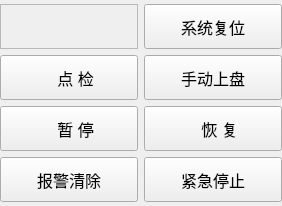
<?xml version="1.0" encoding="UTF-8"?>
<ui version="4.0">
 <class>WidgetBtnPanel</class>
 <widget class="QWidget" name="WidgetBtnPanel">
  <property name="geometry">
   <rect>
    <x>0</x>
    <y>0</y>
    <width>282</width>
    <height>206</height>
   </rect>
  </property>
  <property name="windowTitle">
   <string>Form</string>
  </property>
  <layout class="QVBoxLayout" name="verticalLayout_2">
   <property name="leftMargin">
    <number>0</number>
   </property>
   <property name="topMargin">
    <number>0</number>
   </property>
   <property name="rightMargin">
    <number>0</number>
   </property>
   <property name="bottomMargin">
    <number>0</number>
   </property>
   <item>
    <widget class="QFrame" name="frameDevice">
     <property name="sizePolicy">
      <sizepolicy hsizetype="Preferred" vsizetype="Fixed">
       <horstretch>0</horstretch>
       <verstretch>0</verstretch>
      </sizepolicy>
     </property>
     <property name="maximumSize">
      <size>
       <width>16777215</width>
       <height>16777215</height>
      </size>
     </property>
     <property name="font">
      <font>
       <family>楷体</family>
       <weight>75</weight>
       <italic>false</italic>
       <bold>true</bold>
      </font>
     </property>
     <property name="styleSheet">
      <string notr="true">QFrame#frameDevice{border:none}</string>
     </property>
     <layout class="QVBoxLayout" name="verticalLayout">
      <property name="leftMargin">
       <number>0</number>
      </property>
      <property name="topMargin">
       <number>0</number>
      </property>
      <property name="rightMargin">
       <number>0</number>
      </property>
      <property name="bottomMargin">
       <number>0</number>
      </property>
      <item>
       <layout class="QHBoxLayout" name="horizontalLayout">
        <item>
         <widget class="QFrame" name="frameAutoModel">
          <property name="sizePolicy">
           <sizepolicy hsizetype="Preferred" vsizetype="Preferred">
            <horstretch>0</horstretch>
            <verstretch>0</verstretch>
           </sizepolicy>
          </property>
          <property name="minimumSize">
           <size>
            <width>0</width>
            <height>45</height>
           </size>
          </property>
          <property name="maximumSize">
           <size>
            <width>16777215</width>
            <height>16777215</height>
           </size>
          </property>
          <property name="frameShape">
           <enum>QFrame::StyledPanel</enum>
          </property>
          <property name="frameShadow">
           <enum>QFrame::Raised</enum>
          </property>
          <layout class="QVBoxLayout" name="verticalLayout_14">
           <property name="spacing">
            <number>0</number>
           </property>
           <property name="leftMargin">
            <number>0</number>
           </property>
           <property name="topMargin">
            <number>0</number>
           </property>
           <property name="rightMargin">
            <number>0</number>
           </property>
           <property name="bottomMargin">
            <number>0</number>
           </property>
          </layout>
         </widget>
        </item>
        <item>
         <widget class="QPushButton" name="btnReset">
          <property name="minimumSize">
           <size>
            <width>0</width>
            <height>45</height>
           </size>
          </property>
          <property name="font">
           <font>
            <pointsize>12</pointsize>
           </font>
          </property>
          <property name="text">
           <string>系统复位</string>
          </property>
          <property name="icon">
           <iconset resource="resource/qss.qrc">
            <normaloff>:/icon/reset.png</normaloff>:/icon/reset.png</iconset>
          </property>
          <property name="iconSize">
           <size>
            <width>30</width>
            <height>30</height>
           </size>
          </property>
         </widget>
        </item>
       </layout>
      </item>
      <item>
       <layout class="QHBoxLayout" name="horizontalLayout_23">
        <item>
         <widget class="QPushButton" name="btnSpotCheck">
          <property name="minimumSize">
           <size>
            <width>0</width>
            <height>45</height>
           </size>
          </property>
          <property name="font">
           <font>
            <pointsize>12</pointsize>
           </font>
          </property>
          <property name="text">
           <string>   点 检</string>
          </property>
          <property name="icon">
           <iconset resource="resource/qss.qrc">
            <normaloff>:/icon/start.png</normaloff>:/icon/start.png</iconset>
          </property>
          <property name="iconSize">
           <size>
            <width>30</width>
            <height>30</height>
           </size>
          </property>
         </widget>
        </item>
        <item>
         <widget class="QPushButton" name="btnClear">
          <property name="minimumSize">
           <size>
            <width>0</width>
            <height>45</height>
           </size>
          </property>
          <property name="font">
           <font>
            <pointsize>12</pointsize>
           </font>
          </property>
          <property name="text">
           <string>手动上盘</string>
          </property>
          <property name="icon">
           <iconset resource="resource/qss.qrc">
            <normaloff>:/icon/delete.png</normaloff>:/icon/delete.png</iconset>
          </property>
          <property name="iconSize">
           <size>
            <width>32</width>
            <height>32</height>
           </size>
          </property>
         </widget>
        </item>
       </layout>
      </item>
      <item>
       <layout class="QHBoxLayout" name="horizontalLayout_2">
        <item>
         <widget class="QPushButton" name="btnAutoPause">
          <property name="minimumSize">
           <size>
            <width>0</width>
            <height>45</height>
           </size>
          </property>
          <property name="font">
           <font>
            <pointsize>12</pointsize>
           </font>
          </property>
          <property name="text">
           <string>   暂 停</string>
          </property>
          <property name="icon">
           <iconset resource="resource/qss.qrc">
            <normaloff>:/icon/pause.png</normaloff>:/icon/pause.png</iconset>
          </property>
          <property name="iconSize">
           <size>
            <width>32</width>
            <height>32</height>
           </size>
          </property>
         </widget>
        </item>
        <item>
         <widget class="QPushButton" name="btnAutoRestore">
          <property name="minimumSize">
           <size>
            <width>0</width>
            <height>45</height>
           </size>
          </property>
          <property name="font">
           <font>
            <pointsize>12</pointsize>
           </font>
          </property>
          <property name="text">
           <string>   恢 复</string>
          </property>
          <property name="icon">
           <iconset resource="resource/qss.qrc">
            <normaloff>:/icon/restore.png</normaloff>:/icon/restore.png</iconset>
          </property>
          <property name="iconSize">
           <size>
            <width>30</width>
            <height>30</height>
           </size>
          </property>
         </widget>
        </item>
       </layout>
      </item>
      <item>
       <layout class="QHBoxLayout" name="horizontalLayout_4">
        <item>
         <widget class="QPushButton" name="btnAlarmCleared">
          <property name="minimumSize">
           <size>
            <width>0</width>
            <height>45</height>
           </size>
          </property>
          <property name="font">
           <font>
            <pointsize>12</pointsize>
           </font>
          </property>
          <property name="text">
           <string>报警清除</string>
          </property>
          <property name="icon">
           <iconset resource="resource/qss.qrc">
            <normaloff>:/icon/warning.png</normaloff>:/icon/warning.png</iconset>
          </property>
          <property name="iconSize">
           <size>
            <width>30</width>
            <height>30</height>
           </size>
          </property>
         </widget>
        </item>
        <item>
         <widget class="QPushButton" name="btnEstop">
          <property name="minimumSize">
           <size>
            <width>0</width>
            <height>45</height>
           </size>
          </property>
          <property name="font">
           <font>
            <pointsize>12</pointsize>
           </font>
          </property>
          <property name="text">
           <string>紧急停止</string>
          </property>
          <property name="icon">
           <iconset resource="resource/qss.qrc">
            <normaloff>:/icon/EStop.png</normaloff>:/icon/EStop.png</iconset>
          </property>
          <property name="iconSize">
           <size>
            <width>32</width>
            <height>32</height>
           </size>
          </property>
         </widget>
        </item>
       </layout>
      </item>
     </layout>
    </widget>
   </item>
  </layout>
 </widget>
 <resources>
  <include location="resource/qss.qrc"/>
 </resources>
 <connections/>
</ui>
